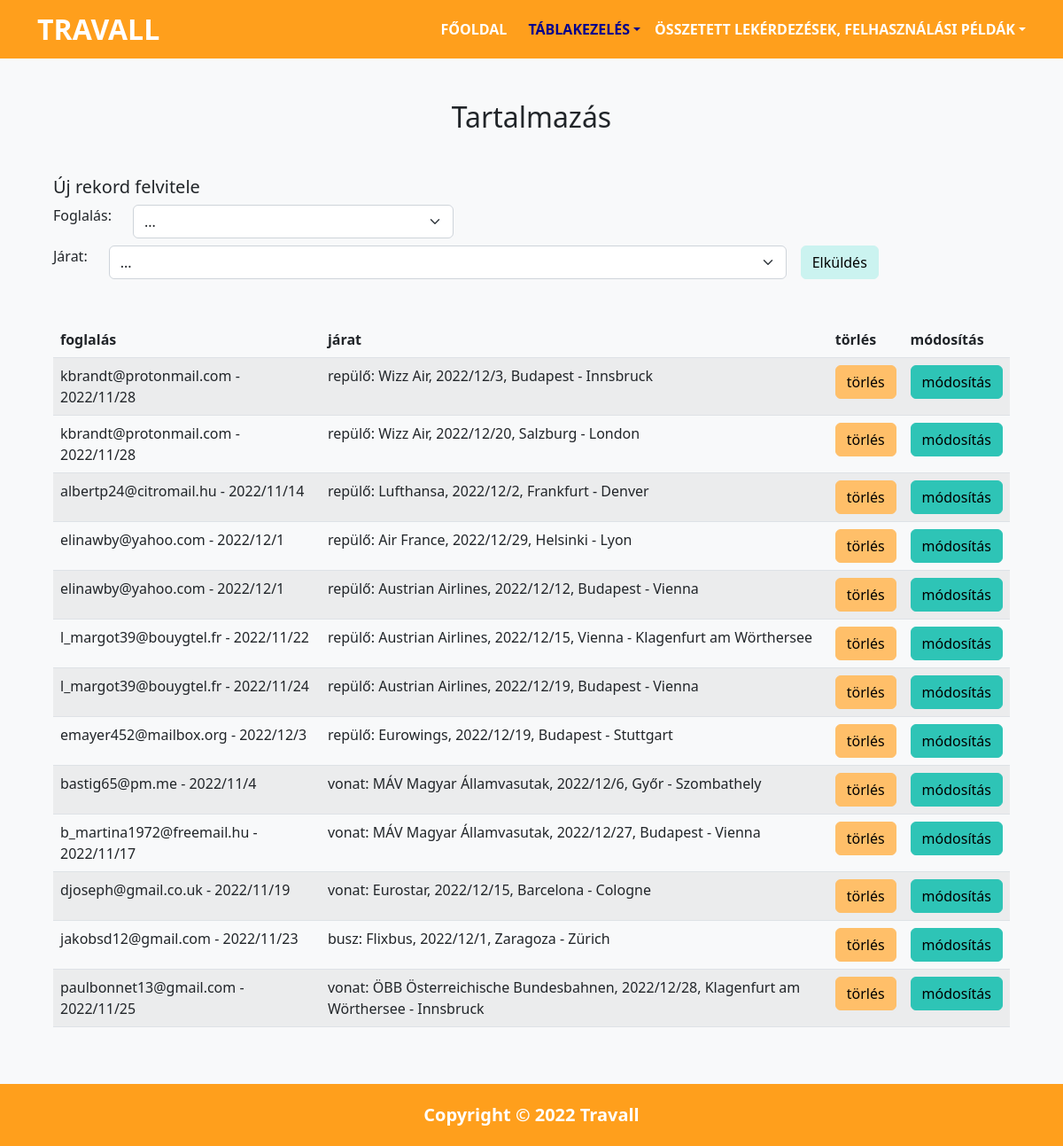
Page /contains.php on the committed database.
### tables this page shows
CREATE TABLE tartalmaz (
    foglalas_id     INT             NOT NULL,
    jarat_id        INT             NOT NULL,
    PRIMARY KEY (foglalas_id, jarat_id)
);

CREATE TABLE foglalas (
    foglalas_id     INT             NOT NULL AUTO_INCREMENT,
    email           VARCHAR(80)     NOT NULL,
    l_ev            DECIMAL(4)      NOT NULL,
    l_honap         DECIMAL(2)      NOT NULL,
    l_nap           DECIMAL(2)      NOT NULL,
    PRIMARY KEY (foglalas_id)
);

CREATE TABLE jarat (
    jarat_id        INT             NOT NULL AUTO_INCREMENT,
    tipus           VARCHAR(6)      NOT NULL,
    szolgaltato     VARCHAR(50)     NOT NULL,
    ev              DECIMAL(12)     NOT NULL,
    honap           DECIMAL(2)      NOT NULL,
    nap             DECIMAL(2)      NOT NULL,
    honnan_varos_id INT             NOT NULL,
    hova_varos_id   INT             NOT NULL,
    PRIMARY KEY (jarat_id)
);

CREATE TABLE varos (
    varos_id        INT             NOT NULL AUTO_INCREMENT,
    varosnev        VARCHAR(85)     NOT NULL,
    iranyitoszam    VARCHAR(10)     NOT NULL,
    orszag          VARCHAR(56)     NOT NULL,
    PRIMARY KEY (varos_id)
);

### contains.php (the view, shortened to what this page needs)
<?php
include_once "common/functions.php";
?>
<!DOCTYPE html>
<html lang="hu">
<head>
    <link rel="stylesheet" href="assets/css/style.css" />
    <link rel="stylesheet" href="assets/css/bootstrap.css">
</head>
<body>
    <?php
    include_once "common/header.php";
    ?>
    <section class="p-5 bg-light">
        <div class="container">
            <div class="row text-center">
                <h2 class="mb-5 text-capitalize">Tartalmazás</h2>
            </div>
            <?php
            echo '
            <div class="row mb-5">
                <div class="col-md-auto">
                    <h5>Új rekord felvitele</h5>
                </div>
                <div class="col-md-auto">
                    <form method="POST" action="createitem.php" class="row gy-2 gx-3 align-items-center">
                            <input type="hidden" name="frompage" value="contains" />';
                            echo '<div class="col-auto"><div class="row">';
                            echo '<div class="col-auto"><label for="foglalasCreate" class="form-label">Foglalás: </label></div>';
                            echo '<div class="col-auto"><select class="form-select" name="in_foglalas_id" id="foglalasCreate">';
                            echo '<option value="">...</option>';
                            echo '</select></div></div></div>';
                            echo '<div class="col-auto"><div class="row">';
                            echo '<div class="col-auto"><label for="jaratCreate" class="form-label">Járat: </label></div>';
                            echo '<div class="col-auto"><select class="form-select" name="in_jarat_id" id="jaratCreate">';
                            echo '<option value="">...</option>';
                            echo '</select></div></div></div>';
                        echo '
                        <div class="col-auto">
                            <input type="submit" class="btn btn-info" value="Elküldés" name="submitted" />
                        </div>
                    </form>
                </div>
            </div>';
            $contains = list_contains();
            if ($contains === "") {
                echo '<div class="alert alert-danger text-center" role="alert">
                        A tábla üres!
                    </div>';
            } else {
                if ($contains === false) {
                    echo '<div class="alert alert-danger text-center" role="alert">
                        Sikertelen lekérés!
                    </div>';
                } else { ?>
                    <table class="table table-striped">
                        <thead>
                            <tr>
                                <th class="col">foglalás</th>
                                <th class="col">járat</th>
                                <th class="col">törlés</th>
                                <th class="col">módosítás</th>
                            </tr>
                        </thead>
                        <tbody>
                            <?php
                            $i = 1;
                            while ($row = mysqli_fetch_assoc($contains)) {
                                echo '<tr>';
                                echo '<td>' . $row['email'] . ' - ' . $row['l_ev'] . '/' . $row['l_honap'] . '/' . $row['l_nap'] . '</td>';
                                echo '<td>' . $row['tipus'] . ': ' . $row['szolgaltato'] . ', ' . $row['ev'] . '/' . $row['honap'] . '/' . $row['nap'] . ', ' . $row['honnan_nev'] . ' - ' . $row['hova_nev'] . '</td>';
                                echo '<td><form method="POST" action="deleteitem.php">
                                <input type="hidden" name="frompage" value="contains" />
                                <input type="hidden" name="in_foglalas_id" value=' . $row['foglalas_id'] . ' />
                                <input type="hidden" name="in_jarat_id" value=' . $row['jarat_id'] . ' />
                                <input class="btn btn-secondary" type="submit" value="törlés" />
                                </form></td>
                                ';
                                echo '<td>
                                <button type="button" class="btn btn-warning" data-bs-toggle="modal" data-bs-target="#modify' . $i . '">módosítás</button>
                                <div
                                    class="modal fade"
                                    id="modify' . $i . '"
                                    data-bs-backdrop="static"
                                    data-bs-keyboard="false"
                                    tabindex="-1"
                                    aria-labelledby="modifylabel' . $i . '"
                                    aria-hidden="true">
                                    <div class="modal-dialog">
                                        <div class="modal-content">
                                            <div class="modal-header">
                                                <h1 class="modal-title fs-5" id="modifylabel' . $i . '">Rekord módosítása</h1>
                                                <button type="button" class="btn-close" data-bs-dismiss="modal" aria-label="Close"></button>
                                            </div>
                                            <div class="modal-body">
                                                <form method="POST" action="modifyitem.php" class="row gy-2 gx-3 align-items-center">
                                                    <input type="hidden" name="frompage" value="contains" />
                                                    <input type="hidden" name="foglalas_id" value=' . $row['foglalas_id'] . ' />
                                                    <input type="hidden" name="jarat_id" value=' . $row['jarat_id'] . ' />';
                                                    echo '<div class="col-auto">
                                                        <input type="submit" class="btn btn-info" value="Elküldés" name="submitted" />
                                                    </div>
                                                </form>
                                            </div>
                                            <div class="modal-footer">
                                                <button type="button" class="btn btn-secondary" data-bs-dismiss="modal">Vissza</button>
                                            </div>
                                        </div>
                                    </div>
                                </div>
                                </td>';
                                echo '</tr>';
                                $i = $i + 1;
                            }
                            ?>
                        </tbody>
                    </table>
            <?php }
            }
            ?>
        </div>
    </section>
    <?php
    include_once "common/footer.php";
    ?>
</body>
</html>
</body>
</html>

### assets/css/style.css (style rules this page uses)
body::before { display: block; content: ''; height: 65px; }

### rows in the picture
tartalmaz: foglalas.email "kbrandt@protonmail.com", foglalas.l_ev "2022", foglalas.l_honap "11", foglalas.l_nap "28", jarat.tipus "repülő", jarat.szolgaltato "Wizz Air", jarat.ev "2022", jarat.honap "12", jarat.nap "3", varos.varosnev "Budapest", varos.varosnev "Innsbruck"
tartalmaz: foglalas.email "kbrandt@protonmail.com", foglalas.l_ev "2022", foglalas.l_honap "11", foglalas.l_nap "28", jarat.tipus "repülő", jarat.szolgaltato "Wizz Air", jarat.ev "2022", jarat.honap "12", jarat.nap "20", varos.varosnev "Salzburg", varos.varosnev "London"
tartalmaz: foglalas.email "albertp24@citromail.hu", foglalas.l_ev "2022", foglalas.l_honap "11", foglalas.l_nap "14", jarat.tipus "repülő", jarat.szolgaltato "Lufthansa", jarat.ev "2022", jarat.honap "12", jarat.nap "2", varos.varosnev "Frankfurt", varos.varosnev "Denver"
tartalmaz: foglalas.email "elinawby@yahoo.com", foglalas.l_ev "2022", foglalas.l_honap "12", foglalas.l_nap "1", jarat.tipus "repülő", jarat.szolgaltato "Air France", jarat.ev "2022", jarat.honap "12", jarat.nap "29", varos.varosnev "Helsinki", varos.varosnev "Lyon"
tartalmaz: foglalas.email "elinawby@yahoo.com", foglalas.l_ev "2022", foglalas.l_honap "12", foglalas.l_nap "1", jarat.tipus "repülő", jarat.szolgaltato "Austrian Airlines", jarat.ev "2022", jarat.honap "12", jarat.nap "12", varos.varosnev "Budapest", varos.varosnev "Vienna"
tartalmaz: foglalas.email "l_margot39@bouygtel.fr", foglalas.l_ev "2022", foglalas.l_honap "11", foglalas.l_nap "22", jarat.tipus "repülő", jarat.szolgaltato "Austrian Airlines", jarat.ev "2022", jarat.honap "12", jarat.nap "15", varos.varosnev "Vienna", varos.varosnev "Klagenfurt am Wörthersee"
tartalmaz: foglalas.email "l_margot39@bouygtel.fr", foglalas.l_ev "2022", foglalas.l_honap "11", foglalas.l_nap "24", jarat.tipus "repülő", jarat.szolgaltato "Austrian Airlines", jarat.ev "2022", jarat.honap "12", jarat.nap "19", varos.varosnev "Budapest", varos.varosnev "Vienna"
